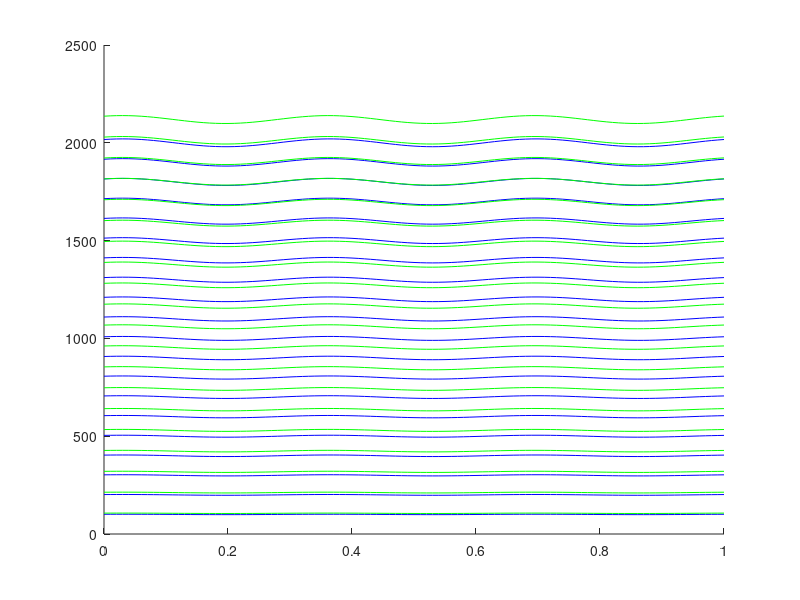
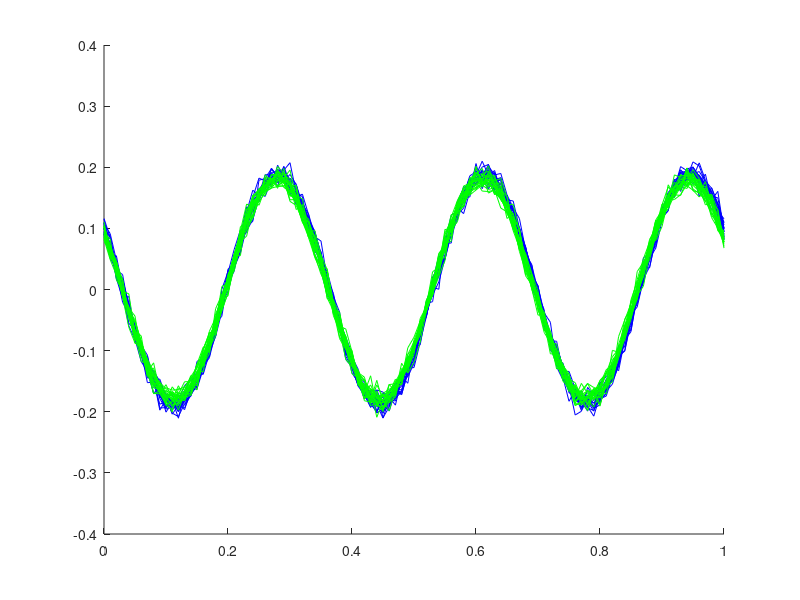

Source code (MATLAB) for these figures, in order: (Note: this script raises an error after producing the figures.)
T=1.;
h=0.01;
f1=100.;
f2=f1*2.^(1/12);
f_fm1=3.;
f_fm2=3.01;
A_fm1=1;
A_fm2=1.01;
phi_fm1=1.;
phi_fm2=1.01;
t=0:h:T;
N=length(t);
P=20;
p=1:P;
F1=p'*f1 + p'*A_fm1*sin(2.*pi*f_fm1*t+phi_fm1);
F2=p'*f2 + p'*A_fm2*sin(2.*pi*f_fm2*t+phi_fm2);
newplot(figure(1))
figure(1)
hold on
plot(t,F1,'b');
plot(t,F2,'g');
hold off
dF1=2.*pi*p'*f_fm1*A_fm1*cos(2.*pi*f_fm1*t+phi_fm1);
dF2=2.*pi*p'*f_fm2*A_fm2*cos(2.*pi*f_fm2*t+phi_fm2);
rm1=dF1./F1+randn(P,N)*.01;
rm2=dF2./F2+randn(P,N)*.01;
newplot(figure(2))
figure(2)
hold on
plot(t,rm1,'b');
plot(t,rm2,'g');
hold off
X=[rm1;rm2];
A=pca_ne(X);
newplot(figure(3))
figure(3)
hold on
h=scatter(A(1:P,1),A(1:P,2),'b');
set(h,'linewidth',1)
h=scatter(A(P+1:end,1),A(P+1:end,2),'g');
set(h,'linewidth',1)
hold off
